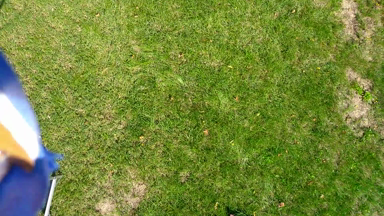
#> input picture framesredtriangle/scene00001.png, 384 x 216 px, given in place of whitetriangle.mp4, which was not available
$ python cascadetriangle.py
#> lines starting #> are read from the running program, lines starting #| are printed output that depends on the picture; pictures that were not available may be replaced by others from this repository, and a replacement may not be noted
#uses the cascade
#cascadetriangle.py video

import sys
import cv2
import numpy as np
import imutils

videopath = "whitetriangle.mp4"
cap = cv2.VideoCapture(videopath)

triangle_cascade = cv2.CascadeClassifier("data/cascade.xml")

while True:
	ret,frame = cap.read()
#> frame is the input picture: shape (216, 384, 3); mean B, G, R 58.9, 137, 117.8
	frame = imutils.resize(frame,width = 146,height = 86)						#raw is 364,216
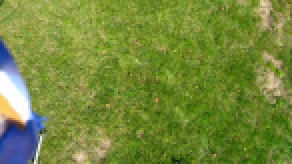
#> frame: shape (82, 146, 3) (shown 2 times larger); mean B, G, R 58.9, 137, 117.8
	#frame = imutils.resize(frame,width = 80,height = 50)						#for pentagon
	#frame = imutils.resize(frame,width = 364,height=85)
	gray = cv2.cvtColor(frame,cv2.COLOR_BGR2GRAY)
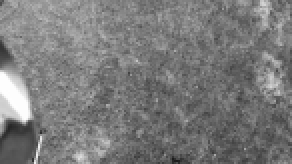
#> gray: shape (82, 146) (shown 2 times larger); min 27, max 254, mean 122.4

	triangles = triangle_cascade.detectMultiScale(gray,50)
#> triangles = ()

	for(x,y,w,h) in triangles:
		print((x,y,w,h))
		cv2.rectangle(frame,(x,y),(x+w,y+h),(255,255,0),2)
#> this loop made 0 passes

	cv2.imshow("frame",frame)

	k = cv2.waitKey(30) & 0xff
#> (key Esc is pressed here)
	if(k==27):
		break

cap.release()
cv2.destroyAllWindows()

$ run again, on framesredtriangle/scene00021.png
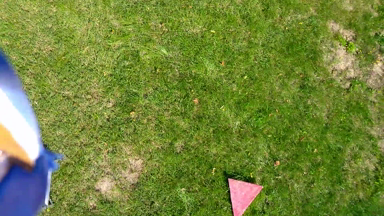
#> input picture framesredtriangle/scene00021.png, 384 x 216 px, given in place of whitetriangle.mp4, which was not available
#> frame is the input picture: shape (216, 384, 3); mean B, G, R 58.6, 134.2, 115.6
#> `frame = imutils.resize(frame,width = 146,height = 86)`:
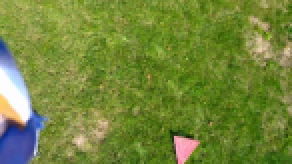
#> frame: shape (82, 146, 3) (shown 2 times larger); mean B, G, R 58.7, 134.2, 115.6
#> `gray = cv2.cvtColor(frame,cv2.COLOR_BGR2GRAY)`:
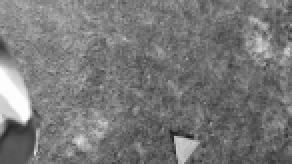
#> gray: shape (82, 146) (shown 2 times larger); min 25, max 254, mean 120
#> triangles = ()

$ run again, on framesredtriangle/scene00031.png
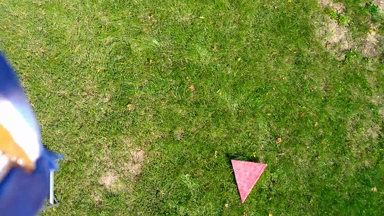
#> input picture framesredtriangle/scene00031.png, 384 x 216 px, given in place of whitetriangle.mp4, which was not available
#> frame is the input picture: shape (216, 384, 3); mean B, G, R 59.5, 135.5, 116.1
#> `gray = cv2.cvtColor(frame,cv2.COLOR_BGR2GRAY)`:
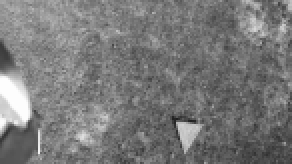
#> gray: shape (82, 146) (shown 2 times larger); min 31, max 254, mean 121.1
#> triangles = [[1, 43, 20, 20], [84, 58, 20, 20]]
#> the loop `for(x,y,w,h) in triangles:` made 2 passes
#> (printed output is left out)
#> after the loop `for(x,y,w,h) in triangles:`:
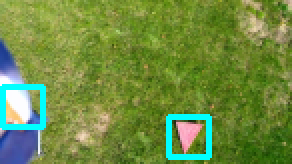
#> frame: shape (82, 146, 3) (shown 2 times larger); mean B, G, R 66.1, 140, 111.1
